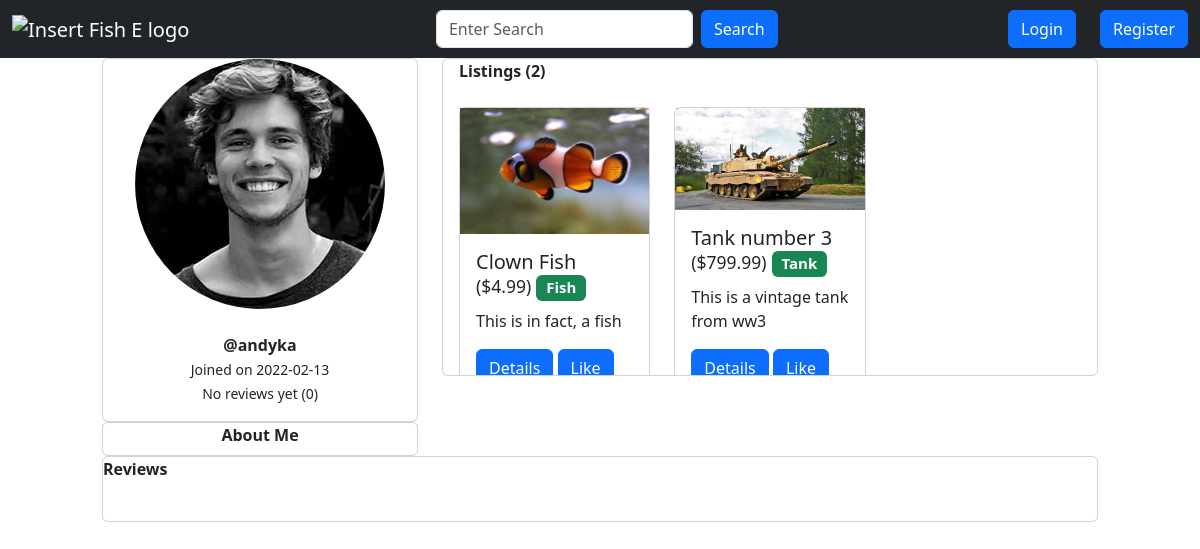
The page /profile/3 on the database its author committed.
### app.py (models this page shows, shortened)
class User(db.Model, UserMixin):
    id = db.Column(db.Integer, primary_key=True)
    username = db.Column(db.String(20), unique=True, nullable=False)
    email = db.Column(db.String(120), unique=True, nullable=False)
    description = db.Column(db.String(500), nullable=True)
    image_file = db.Column(db.String(20), nullable=False, default="default.jpg")
    password = db.Column(db.String(60), nullable=False)
    date_joined = db.Column(db.DateTime, nullable=False, default=datetime.utcnow)
    items = db.relationship("Item", backref="author", lazy=True)
    bought = db.relationship(
        "Transaction", foreign_keys="Transaction.user_id", backref="buyer", lazy=True
    )
    sold = db.relationship(
        "Transaction", foreign_keys="Transaction.vendor_id", backref="seller", lazy=True
    )
    reviews = db.relationship(
        "Review", foreign_keys="Review.user_id", backref="author", lazy=True
    )
    reviewed = db.relationship(
        "Review", foreign_keys="Review.recipient_id", backref="getter", lazy=True
    )
    liked = db.relationship(
        "ItemLike", foreign_keys="ItemLike.user_id", backref="user", lazy=True
    )
    @property
    def ratings(self):
        return len(self.reviewed)
    @property
    def rating(self):
        total = 0
        reviews = self.reviewed
        if reviews:
            for review in reviews:
                total += review.rating
            average = total / len(self.reviewed)
            return "{:.1f}".format(average)
        return "No reviews yet"

class Item(db.Model):
    __searchable__ = ["name", "description"]
    id = db.Column(db.Integer, primary_key=True)
    user_id = db.Column(db.Integer, db.ForeignKey("user.id"), nullable=False)
    name = db.Column(db.String(100), nullable=False)
    description = db.Column(db.String(500), nullable=False)
    category = db.Column(db.String(20), nullable=True)
    base_price = db.Column(db.Float, nullable=False)
    image_file = db.Column(db.String(200), nullable=False, default="default.jpg")
    date_posted = db.Column(db.DateTime, nullable=False, default=datetime.utcnow)
    likes = db.relationship("ItemLike", backref="item", lazy=True)
    status = db.Column(
        db.String(10), nullable=False, default="available"
    )  # "available" or "sold"

### app.py (the view, shortened to what this page needs)
@app.route("/profile/<int:user_id>", methods=["GET", "POST"])
def render_profile(user_id):
    user = User.query.filter_by(id=user_id).first()
    search_form = SearchForm()
    pfp_form = ProfilePictureForm()
    username_form = UsernameForm()
    description_form = DescriptionForm()
    L_items = Item.query.filter_by(user_id=user.id, status="available").all()
    len_of_L_items = len(L_items)
    reviews = user.reviewed
    review_authors = [
        User.query.filter_by(id=review.user_id).first() for review in reviews
    ]
    reviews = list(zip(review_authors, reviews))
    if username_form.validate_on_submit():
        current_user.username = username_form.username.data
        db.session.commit()
        return redirect(url_for("render_profile", user_id=current_user.id))
    if description_form.validate_on_submit():
        current_user.description = description_form.description.data
        db.session.commit()
        return redirect(url_for("render_profile", user_id=current_user.id))
    return render_template(
        "profile.html",
        search_form=search_form,
        L_items=L_items,
        pfp_form=pfp_form,
        username_form=username_form,
        description_form=description_form,
        len_of_L_items=len_of_L_items,
        reviews=reviews,
        user=user,
    )

### app.py
class SearchForm(FlaskForm):
    search = StringField(
        validators=[DataRequired()], render_kw={"placeholder": "Enter Search"}
    )
    submit = SubmitField("Search")

class ProfilePictureForm(FlaskForm):
    image_file = FileField(
        "New Profile Picture",
        validators=[FileRequired(), FileAllowed(["jpg", "png"], "Images Only")],
    )
    apply = SubmitField("Apply")

### templates/profile.html (shortened to what this page needs)
{% from 'bootstrap5/form.html' import render_field %}
{% from 'macros/item_card.html' import item_card %}
{% from 'macros/navbar.html' import navbar %}
{% from 'macros/review_card.html' import review_card %}
{% extends 'base.html' %}
{% block content %}
{{ navbar(search_form, current_user) }}
<div class="container">
    <div class="row mx-5">
        <div class="col-md-4">
            <div class="row">
                <div class="col">
                    <div class="card">
                        <div class="card-title text-center">
                            <img src="{{ url_for('static', filename='img/profile/' + user.image_file) }}" alt="pfp"
                                class="rounded-circle">
                            <br>
                        </div>
                        <div class="card-body text-center">
                            <strong>@{{ user.username }}</strong>
                            <br>
                            <small>Joined on {{
                                user.date_joined.date()
                                }}</small>
                            <br>
                            <small>
                                {{ user.rating }} ({{ user.ratings }})
                            </small>
                        </div>
                    </div>
                </div>
            </div>
            <div class="row">
                <div class="col">
                    <div class="card">
                        <div class="card-title text-center">
                            <strong>About Me</strong>
                            <br>
                        </div>
                    </div>
                </div>
            </div>
        </div>
        <div class="col-md-8">
            <div class="card" style="max-height: 80%;">
                <div class="card-title px-3">
                    <strong>Listings ({{ len_of_L_items }})</strong>
                </div>
                <div class="card-body overflow-scroll row">
                    {% if L_items %}
                    {% for item in L_items %}
                    <div class="col-md-4">
                        {{ item_card(item, current_user) }}
                    </div>
                    {% endfor %}
                    {% else %}
                    <u>No listed items yet</u>
                    <br>
                    {% if user == current_user %}
                    <a href="/item/add"><button class="btn btn-sm btn-primary">Click here to add an item</button></a>
                    {% endif %}
                    {% endif %}
                </div>
            </div>
        </div>
    </div>
    <div class="row mx-5">
        <div class="col">
            <div class="card">
                <div class="card-title">
                    <strong>Reviews</strong>
                </div>
                <div class="card-body">
                </div>
            </div>
        </div>
    </div>
</div>
{% endblock content %}

### templates/macros/item_card.html
{% macro item_card(item, current_user) %}
<div class="card">
    <img src="{{ url_for('static', filename='img/fish/' + item.image_file) }}" alt="insert image"
        style="display: block; max-width: 100%; height: auto;">
    <div class="card-body">
        <h5 class="card-title">{{ item.name }}
            {% if item.status == "bought" %}
            <small>(bought)</small>
            {% else %}
            <small>(${{ item.base_price }})</small>
            {% endif %}
            <span class="badge bg-success">{{ item.category }}</span>
        </h5>
        <p class="card-text">{{ item.description }}</p>
        <a href="/item/{{ item.id }}" class="btn btn-primary">Details</a>
        {% if current_user.is_authenticated %}
        {% if not current_user.has_liked_item(item) %}
        <a href="{{ url_for('like_action', item_id=item.id, action='like') }}" class="btn btn-primary">Like</a>
        {% else %}
        <a href="{{ url_for('like_action', item_id=item.id, action='unlike') }}" class="btn btn-primary">Unlike</a>
        {% endif %}
        {% else %}
        <a href="{{ url_for('like_action', item_id=item.id, action='like') }}" class="btn btn-primary">Like</a>
        {% endif %}
    </div>
</div>
{% endmacro %}

### rows shown on the page
User: image_file (placeholder picture), username "andyka", date_joined "2022-02-13"
Item: image_file (picture), name "Clown Fish", base_price "4.99", category "Fish", description "This is in fact, a fish"
Item: image_file (picture), name "Tank number 3", base_price "799.99", category "Tank", description "This is a vintage tank from ww3"

### other values the page prints
{{ user.rating }} "No reviews yet"
{{ user.ratings }} "0"
{{ len_of_L_items }} "2"
